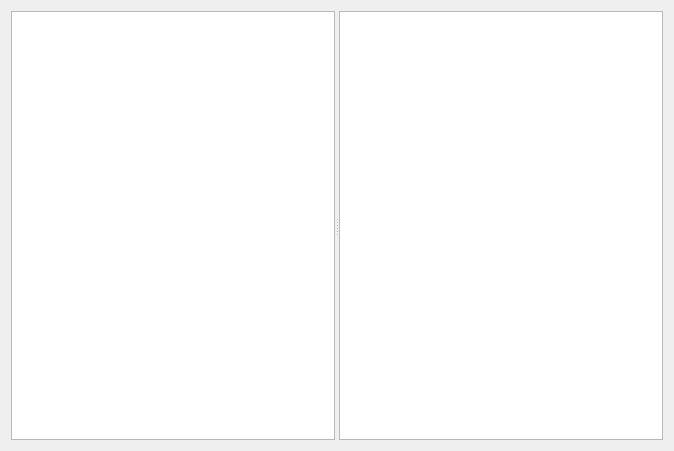
<?xml version="1.0" encoding="UTF-8"?>
<ui version="4.0">
 <class>Dialog</class>
 <widget class="QDialog" name="Dialog">
  <property name="geometry">
   <rect>
    <x>0</x>
    <y>0</y>
    <width>674</width>
    <height>451</height>
   </rect>
  </property>
  <property name="windowTitle">
   <string>Dialog</string>
  </property>
  <layout class="QVBoxLayout" name="verticalLayout">
   <item>
    <widget class="QSplitter" name="splitter">
     <property name="orientation">
      <enum>Qt::Horizontal</enum>
     </property>
     <widget class="QTreeView" name="treeView"/>
     <widget class="QListView" name="listView">
      <property name="viewMode">
       <enum>QListView::IconMode</enum>
      </property>
     </widget>
    </widget>
   </item>
  </layout>
 </widget>
 <resources/>
 <connections/>
</ui>
